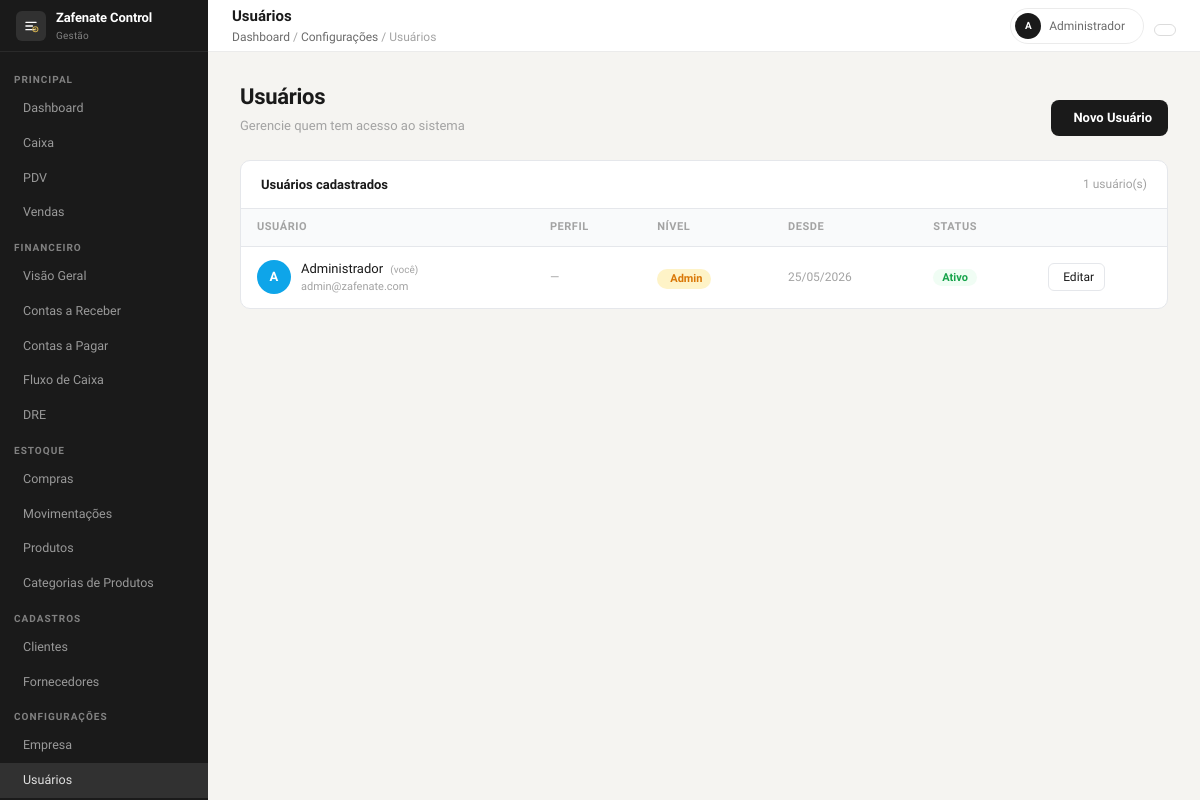
/config/usuarios (signed in), run on the app's committed database.
### tables this page shows
CREATE TABLE IF NOT EXISTS usuarios (
    id            INT UNSIGNED AUTO_INCREMENT PRIMARY KEY,
    nome          VARCHAR(100) NOT NULL,
    email         VARCHAR(100) NOT NULL,
    senha         VARCHAR(255) NOT NULL,
    nivel         ENUM('admin', 'gerente', 'operador') DEFAULT 'operador',
    ativo         TINYINT(1)   NOT NULL DEFAULT 1,
    criado_em     DATETIME     NOT NULL DEFAULT CURRENT_TIMESTAMP,
    atualizado_em DATETIME     NOT NULL DEFAULT CURRENT_TIMESTAMP ON UPDATE CURRENT_TIMESTAMP,
    
    UNIQUE KEY uk_usuario_email (email)
);

### app/core/Controller.php (called while the page is built, shortened)
<?php
abstract class Controller
{
    protected function view(string $view, array $data = []): void
    {
        $viewSanitizada = str_replace(['.', '/', '\\'], DIRECTORY_SEPARATOR, $view);
        $path = dirname(__DIR__) . DIRECTORY_SEPARATOR . 'views' . DIRECTORY_SEPARATOR . $viewSanitizada . '.php';
        extract($data, EXTR_SKIP);
        require $path;
    }
}

### app/controllers/ConfigController.php (called while the page is built, shortened)
<?php
class ConfigController extends Controller
{
    private Database   $db;
    private PerfilModel $perfilModel;
    public function __construct()
    {
        $this->db          = Database::getInstance();
        $this->perfilModel = new PerfilModel();
    }
    public function usuarios(): void
    {
        $usuarios = $this->db->fetchAll("
        SELECT u.*, p.nome AS perfil_nome
        FROM usuarios u
        LEFT JOIN perfis p ON p.id = u.perfil_id
        ORDER BY u.nome ASC
    ");
        $perfis = $this->perfilModel->listar();
        $this->view('config/usuarios', [
            'pageTitle'  => 'Usuários',
            'usuarios'   => $usuarios,
            'perfis'     => $perfis,
            'breadcrumb' => [
                ['label' => 'Dashboard', 'url' => '/dashboard'],
                ['label' => 'Configurações', 'url' => '#'],
                ['label' => 'Usuários', 'url' => '#'],
            ],
        ]);
    }
}

### bootstrap.php (called while the page is built, shortened)
<?php
if (file_exists(APP_ROOT . '/config/config.php')) {
    require_once APP_ROOT . '/config/config.php';
}
spl_autoload_register(function (string $class): void {
    if (str_starts_with($class, 'App\\')) {
        $relative = substr($class, 4);
        $file = APP_ROOT . '/app/' . str_replace('\\', '/', $relative) . '.php';
    }
});
if (file_exists(APP_ROOT . '/app/helpers/functions.php')) {
    require_once APP_ROOT . '/app/helpers/functions.php';
}
$router = new Router();
$router->middleware('auth',  \App\Middleware\AuthMiddleware::class);
$router->middleware('guest', \App\Middleware\GuestMiddleware::class);
$router->middleware('csrf',  \App\Middleware\CsrfMiddleware::class);
$request = new Request();
try {
    $router->dispatch($request);
} catch (\Throwable $e) {
    if (defined('APP_DEBUG') && APP_DEBUG) {
        echo '<pre style="background:#1e1e1e;color:#ef4444;padding:20px;font-family:monospace;border-radius:8px;overflow:auto;">';
        echo '<strong>' . get_class($e) . '</strong>: ' . htmlspecialchars($e->getMessage()) . "\n\n";
        echo htmlspecialchars($e->getTraceAsString());
        echo '</pre>';
    } else {
        http_response_code(500);
        echo 'Ocorreu um erro interno no servidor.';
    }
}

### public/index.php (called while the page is built)
<?php
require_once dirname(__DIR__) . '/bootstrap.php';

### config/config.php (called while the page is built, shortened)
<?php
function env(string $key, mixed $default = null): mixed
{
    $value = $_ENV[$key] ?? getenv($key);
    return ($value !== false && $value !== null && $value !== '') ? $value : $default;
}

### config/database.php (called while the page is built)
<?php
return [
    'driver'   => 'mysql',
    'host'     => env('DB_HOST', 'localhost'),
    'port'     => env('DB_PORT', '3306'),
    'database' => env('DB_NAME', 'zafenate_control'),
    'username' => env('DB_USER', 'root'),
    'password' => env('DB_PASS', ''),
    'charset'  => env('DB_CHARSET', 'utf8mb4'),
    'options'  => [
        PDO::ATTR_ERRMODE            => PDO::ERRMODE_EXCEPTION,
        PDO::ATTR_DEFAULT_FETCH_MODE => PDO::FETCH_ASSOC,
        PDO::ATTR_EMULATE_PREPARES   => false,
    ]
];

### app/core/Database.php (called while the page is built, shortened)
<?php
class Database
{
    private static ?Database $instance = null;
    private PDO $pdo;
    private function __construct()
    {
        $config = require dirname(__DIR__, 2) . '/config/database.php';
        $dsn = sprintf(
            '%s:host=%s;port=%d;dbname=%s;charset=%s',
            $config['driver'],
            $config['host'],
            $config['port'],
            $config['database'],
            $config['charset']
        );
        try {
            $this->pdo = new PDO($dsn, $config['username'], $config['password'], $config['options']);
        } catch (PDOException $e) {
            error_log('[Database] Falha na conexão: ' . $e->getMessage());
            throw new RuntimeException('Não foi possível conectar ao banco de dados.');
        }
    }
    public static function getInstance(): static
    {
        if (static::$instance === null) {
            static::$instance = new static();
        }
        return static::$instance;
    }
    public function fetchAll(string $sql, array $params = []): array
    {
        $stmt = $this->prepare($sql, $params);
        return $stmt->fetchAll();
    }
    private function prepare(string $sql, array $params): \PDOStatement
    {
        try {
            $stmt = $this->pdo->prepare($sql);
            $stmt->execute();
            return $stmt;
        } catch (PDOException $e) {
            $msg = '[Database] Query error: ' . $e->getMessage() . ' | SQL: ' . $sql;
            error_log($msg);
            if (defined('APP_DEBUG') && APP_DEBUG) {
                throw new RuntimeException($msg, 0, $e);
            }
            throw new RuntimeException('Erro ao executar operação no banco de dados.', 0, $e);
        }
    }
}

### app/helpers/functions.php (called while the page is built, shortened)
<?php
if (!function_exists('e')) {
    function e(?string $value): string
    {
        return htmlspecialchars($value ?? '', ENT_QUOTES | ENT_SUBSTITUTE, 'UTF-8');
    }
}

### app/core/Session.php (called while the page is built, shortened)
<?php
class Session
{
    public static function get(string $key, mixed $default = null): mixed
    {
        return $_SESSION[$key] ?? $default;
    }
}

### app/views/config/usuarios.php (the view, shortened to what this page needs)
<?php require VIEW_PATH . '/layouts/header.php'; ?>
<div class="zf-layout">
    <?php require VIEW_PATH . '/layouts/sidebar.php'; ?>
    <div class="zf-main">
        <?php require VIEW_PATH . '/layouts/navbar.php'; ?>
        <div class="zf-content cfg-page">
            <div class="cfg-topbar">
                <div>
                    <h1>Usuários</h1>
                    <p>Gerencie quem tem acesso ao sistema</p>
                </div>
                <a href="/config/usuarios/criar" class="btn-primary">
                    <i class="ti ti-plus"></i> Novo Usuário
                </a>
            </div>
            <div class="cfg-card">
                <div class="cfg-card-head">
                    <span class="cfg-card-head-title">Usuários cadastrados</span>
                    <span style="font-size:12px;color:var(--text-tertiary)"><?= count($usuarios) ?> usuário(s)</span>
                </div>
                <table class="cfg-table">
                    <thead>
                        <tr>
                            <th>Usuário</th>
                            <th>Perfil</th>
                            <th>Nível</th>
                            <th>Desde</th>
                            <th>Status</th>
                            <th></th>
                        </tr>
                    </thead>
                    <tbody>
                        <?php if (empty($usuarios)): ?>
                            <tr>
                                <td colspan="6" style="text-align:center;padding:40px;color:var(--text-tertiary);">
                                    <i class="ti ti-users" style="font-size:28px;display:block;margin-bottom:8px;opacity:.2;"></i>
                                    Nenhum usuário cadastrado.
                                </td>
                            </tr>
                        <?php else: ?>
                            <?php foreach ($usuarios as $u):
                                $cores = ['#6366f1', '#22c55e', '#f59e0b', '#ef4444', '#0ea5e9', '#8b5cf6'];
                                $cor   = $cores[crc32($u['nome']) % count($cores)];
                                $ini   = mb_strtoupper(mb_substr($u['nome'], 0, 1));
                                $logado = ((int)$u['id'] === (int)\App\Core\Session::get('usuario_id'));
                            ?>
                                <tr>
                                    <td>
                                        <div style="display:flex;align-items:center;gap:10px;">
                                            <div class="usr-avatar" style="background:<?= $cor ?>;"><?= $ini ?></div>
                                            <div>
                                                <div class="usr-name">
                                                    <?= e($u['nome']) ?>
                                                    <?php if ($logado): ?>
                                                        <span style="font-size:10px;color:var(--text-tertiary);margin-left:4px;">(você)</span>
                                                    <?php endif; ?>
                                                </div>
                                                <div class="usr-email"><?= e($u['email']) ?></div>
                                            </div>
                                        </div>
                                    </td>
                                    <td>
                                        <?php if ($u['perfil_nome']): ?>
                                            <span style="font-size:12px;font-weight:500;"><?= e($u['perfil_nome']) ?></span>
                                        <?php else: ?>
                                            <span style="font-size:12px;color:var(--text-tertiary);">—</span>
                                        <?php endif; ?>
                                    </td>
                                    <td>
                                        <?php $badgeNivel = match ($u['nivel']) {
                                            'admin'   => 'badge-admin',
                                            'gerente' => 'badge-gerente',
                                            default   => 'badge-operador',
                                        }; ?>
                                        <span class="badge-nivel <?= $badgeNivel ?>">
                                            <?= ucfirst(e($u['nivel'])) ?>
                                        </span>
                                    </td>
                                    <td style="color:var(--text-tertiary);font-size:12px;">
                                        <?= date('d/m/Y', strtotime($u['criado_em'])) ?>
                                    </td>
                                    <td>
                                        <?php if ($u['ativo']): ?>
                                            <span class="badge-status-on"><i class="ti ti-circle-filled" style="font-size:8px;"></i> Ativo</span>
                                        <?php else: ?>
                                            <span class="badge-status-off"><i class="ti ti-circle" style="font-size:8px;"></i> Inativo</span>
                                        <?php endif; ?>
                                    </td>
                                    <td>
                                        <div style="display:flex;gap:6px;">
                                            <a href="/config/usuarios/<?= $u['id'] ?>/editar" class="btn-sm-action">
                                                <i class="ti ti-pencil"></i> Editar
                                            </a>
                                        </div>
                                    </td>
                                </tr>
                            <?php endforeach; ?>
                        <?php endif; ?>
                    </tbody>
                </table>
            </div>
        </div>
    </div>
</div>
<?php require VIEW_PATH . '/layouts/footer.php'; ?>

### app/core/Router.php (shortened to what this page needs)
<?php
class Router
{
    private array  $routes          = [];
    private string $groupPrefix     = '';
    private array  $groupMiddleware = [];
    public function group(array $options, callable $callback): void
    {
        $prevPrefix     = $this->groupPrefix;
        $prevMiddleware = $this->groupMiddleware;
        $this->groupPrefix     .= $options['prefix'] ?? '';
        $this->groupMiddleware  = array_merge($this->groupMiddleware, $options['middleware'] ?? []);
        $this->groupPrefix     = $prevPrefix;
        $this->groupMiddleware = $prevMiddleware;
    }
    private function add(string $method, string $uri, string $action, array $middleware): void
    {
        $this->routes[] = [
            'method'     => $method,
            'pattern'    => $this->uriToPattern($this->groupPrefix . $uri),
            'action'     => $action,
            'middleware' => array_merge($this->groupMiddleware, $middleware),
        ];
    }
    public function dispatch(Request $request): void
    {
        $uri    = $this->normalize($request->uri());
        $method = $request->method();
        foreach ($this->routes as $route) {
            if ($route['method'] !== $method) {
                continue;
            }
            if (!preg_match($route['pattern'], $uri, $matches)) {
                continue;
            }
            $params = array_filter($matches, 'is_string', ARRAY_FILTER_USE_KEY);
            $this->runAction($route['action'], $request, $params);
            return;
        }
    }
    private function runAction(string $action, Request $request, array $params): void
    {
        [$controllerName, $method] = explode('@', $action, 2);
        $controller = new $class();
        $controller->$method($request, ...array_values($params));
    }
    private function uriToPattern(string $uri): string
    {
        $escaped = preg_replace('/\{([a-zA-Z_][a-zA-Z0-9_]*)\}/', '(?P<$1>[^/]+)', $uri);
        return '#^' . $escaped . '$#u';
    }
    private function normalize(string $uri): string
    {
        $clean = '/' . trim($uri, '/');
        return ($clean === '/') ? '/' : rtrim($clean, '/');
    }
}

### data on the page
usuarios: nome "A", nome "Administrador", shows "(você)", email "admin@zafenate.com", nivel "Admin", criado_em "25/05/2026", ativo "Ativo"

### other printed values
$item['label'] "Dashboard"
$item['label'] "Configurações"
$item['label'] "Usuários"
count($usuarios) "1"
